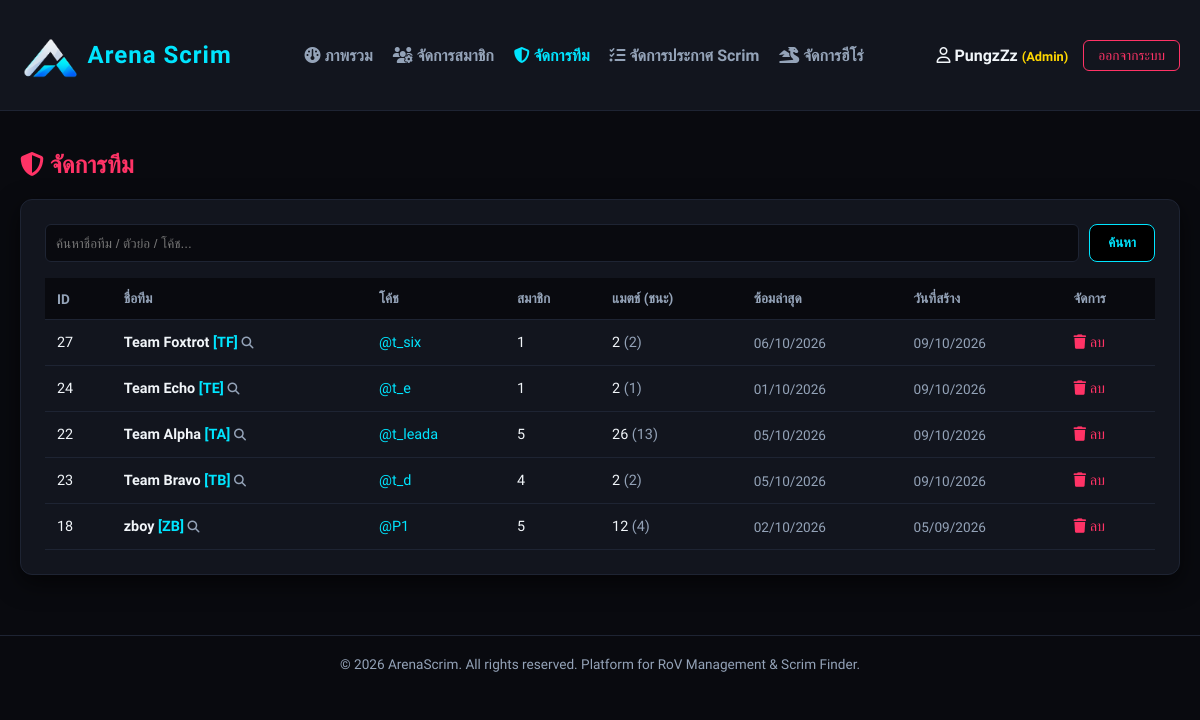
Page /ArenaScrim/ArenaScrim/admin/teams.php (signed in) on the committed database.
### tables this page shows
CREATE TABLE `teams` (
  `team_id` int(11) NOT NULL,
  `team_name` varchar(100) NOT NULL,
  `team_tag` varchar(10) NOT NULL,
  `leader_id` int(11) DEFAULT NULL COMMENT 'โค้ชของทีม (NULL = ไม่มีโค้ช)',
  `discord_link` varchar(255) DEFAULT NULL,
  `facebook_link` varchar(255) DEFAULT NULL,
  `line_id` varchar(100) DEFAULT NULL,
  `created_at` timestamp NOT NULL DEFAULT current_timestamp()
);

CREATE TABLE `users` (
  `user_id` int(11) NOT NULL,
  `username` varchar(50) NOT NULL,
  `email` varchar(100) NOT NULL,
  `password` varchar(255) NOT NULL,
  `display_name` varchar(100) NOT NULL,
  `role` enum('user','admin') DEFAULT 'user',
  `created_at` timestamp NOT NULL DEFAULT current_timestamp(),
  `nickname` varchar(100) DEFAULT NULL,
  `fullname` varchar(255) DEFAULT NULL,
  `open_id` varchar(255) DEFAULT NULL,
  `full_id` varchar(255) DEFAULT NULL
);

### ArenaScrim/ArenaScrim/admin/teams.php (the view, shortened to what this page needs)
<?php
require_once '../config/db.php';
$search = trim($_GET['q'] ?? '');
$params = [];
$where = '';
$stmt = $pdo->prepare("
    SELECT t.*, u.username AS leader_name,
           (SELECT COUNT(*) FROM team_members tm WHERE tm.team_id = t.team_id) AS member_count,
           (SELECT COUNT(*) FROM scrim_matches m WHERE m.team_id = t.team_id) AS match_count,
           (SELECT COUNT(*) FROM scrim_matches m WHERE m.team_id = t.team_id AND m.match_result = 'WIN') AS win_count,
           (SELECT MAX(m.match_date) FROM scrim_matches m WHERE m.team_id = t.team_id) AS last_match
    FROM teams t
    LEFT JOIN users u ON t.leader_id = u.user_id
    $where
    ORDER BY t.created_at DESC
");
$stmt->execute($params);
$teams = $stmt->fetchAll();
$input = "padding: 10px; background: #090A0F; border: 1px solid var(--border-color); color: #fff; border-radius: 6px;";
[$teams_page, $page, $pages] = paginate_rows($teams);
include '../includes/header.php';
?>
<div style="margin-top: 20px;">
    <h2 style="color: var(--neon-red); margin-bottom: 20px;"><i class="fa-solid fa-shield-halved"></i> จัดการทีม</h2>
    <div class="arena-card">
        <form method="GET" style="display: flex; gap: 10px; margin-bottom: 16px; flex-wrap: wrap;">
            <input type="text" name="q" value="<?= e($search) ?>" placeholder="ค้นหาชื่อทีม / ตัวย่อ / โค้ช..." style="flex: 1; min-width: 220px; <?= $input ?>">
            <button type="submit" class="btn-cyber" style="padding: 10px 18px;">ค้นหา</button>
        </form>
        <table class="admin-table">
            <thead>
                <tr>
                    <th>ID</th>
                    <th>ชื่อทีม</th>
                    <th>โค้ช</th>
                    <th>สมาชิก</th>
                    <th>แมตช์ (ชนะ)</th>
                    <th>ซ้อมล่าสุด</th>
                    <th>วันที่สร้าง</th>
                    <th>จัดการ</th>
                </tr>
            </thead>
            <tbody>
                <?php foreach ($teams_page as $t): ?>
                    <tr>
                        <td><?= (int)$t['team_id'] ?></td>
                        <td style="font-weight: 600;"><a href="team-detail.php?id=<?= (int)$t['team_id'] ?>" style="color: var(--text-main); text-decoration: none;"><?= e($t['team_name']) ?> <span style="color: var(--neon-cyan);">[<?= e($t['team_tag']) ?>]</span> <i class="fa-solid fa-magnifying-glass" style="font-size: 0.75rem; color: var(--text-muted);"></i></a></td>
                        <td style="color: var(--neon-cyan);">@<?= e($t['leader_name']) ?></td>
                        <td><?= (int)$t['member_count'] ?></td>
                        <td><?= (int)$t['match_count'] ?> <span style="color: var(--text-muted);">(<?= (int)$t['win_count'] ?>)</span></td>
                        <td style="color: var(--text-muted); font-size: 0.85rem;"><?= $t['last_match'] ? date('d/m/Y', strtotime($t['last_match'])) : '-' ?></td>
                        <td style="color: var(--text-muted); font-size: 0.85rem;"><?= date('d/m/Y', strtotime($t['created_at'])) ?></td>
                        <td>
                            <?= post_button('../actions/admin-process.php?action=delete_team', ['id' => (int)$t['team_id']],
                                '<i class="fa-solid fa-trash"></i> ลบ', 'color: var(--neon-red);',
                                "ยืนยันลบทีมนี้?\nสมาชิก ผลการซ้อม และประกาศ Scrim ของทีมจะถูกลบทั้งหมด") ?>
                        </td>
                    </tr>
                <?php endforeach; ?>
            </tbody>
        </table>
    </div>
</div>
<?php include '../includes/footer.php'; ?>

### ArenaScrim/ArenaScrim/config/functions.php (shortened to what this page needs)
<?php
function e($value)
{
    return htmlspecialchars((string)($value ?? ''), ENT_QUOTES, 'UTF-8');
}
function csrf_token()
{
    return $_SESSION['csrf'];
}
function csrf_field()
{
    return '<input type="hidden" name="csrf" value="' . csrf_token() . '">';
}
function post_button($action, array $fields, $label_html, $style = '', $confirm = '')
{
    $html = '<form method="POST" action="' . e($action) . '" style="display: inline; margin: 0;"'
        . ($confirm !== '' ? ' onsubmit="return confirm(' . e(json_encode($confirm, JSON_UNESCAPED_UNICODE)) . ');"' : '')
        . '>' . csrf_field();
    foreach ($fields as $name => $value) {
        $html .= '<input type="hidden" name="' . e($name) . '" value="' . e($value) . '">';
    }
    return $html . '<button type="submit" style="cursor: pointer; font: inherit; background: none; border: none; padding: 0; ' . $style . '">'
        . $label_html . '</button></form>';
}
function paginate_rows(array $rows)
{
    $pages = max(1, (int)ceil(count($rows) / PER_PAGE));
    $page = min($pages, max(1, (int)($_GET['page'] ?? 1)));
    return [array_slice($rows, ($page - 1) * PER_PAGE, PER_PAGE), $page, $pages];
}

### ArenaScrim/ArenaScrim/assets/css/main.css (style rules this page uses)
:root { --bg-dark: #090A0F; --card-bg: #12151E; --border-color: #1E2433; --text-main: #F1F5F9; --text-muted: #94A3B8; --neon-cyan: #00E5FF; --neon-gold: #FFD700; --neon-red: #FF3366; }
*, *::before, *::after { box-sizing: border-box; }
body { background-color: var(--bg-dark); color: var(--text-main); font-family: 'Prompt', sans-serif; margin: 0; padding: 0; }
.arena-card { background-color: var(--card-bg); border: 1px solid var(--border-color); border-radius: 12px; padding: 24px; box-shadow: 0 8px 24px rgba(0, 0, 0, 0.6); }
.btn-cyber { background-color: #000000; color: var(--neon-cyan); border: 1px solid var(--neon-cyan); padding: 10px 20px; border-radius: 8px; font-weight: 600; cursor: pointer; transition: all 0.3s ease; text-decoration: none; display: inline-block; }

### ArenaScrim/ArenaScrim/assets/css/admin.css (style rules this page uses)
.admin-table { width: 100%; border-collapse: collapse; margin-top: 15px; }
.admin-table th { background-color: #090A0F; color: var(--text-muted); text-align: left; padding: 12px; font-size: 0.85rem; border-bottom: 1px solid var(--border-color); }
.admin-table td { padding: 14px 12px; border-bottom: 1px solid var(--border-color); color: var(--text-main); font-size: 0.9rem; }

### rows in the picture
teams: team_id "27", team_name "Team Foxtrot", team_tag "TF", leader.username "t_six", member_count "1", match_count "2", win_count "2", last_match "06/10/2026", created_at "09/10/2026"
teams: team_id "24", team_name "Team Echo", team_tag "TE", leader.username "t_e", member_count "1", match_count "2", win_count "1", last_match "01/10/2026", created_at "09/10/2026"
teams: team_id "22", team_name "Team Alpha", team_tag "TA", leader.username "t_leada", member_count "5", match_count "26", win_count "13", last_match "05/10/2026", created_at "09/10/2026"
teams: team_id "23", team_name "Team Bravo", team_tag "TB", leader.username "t_d", member_count "4", match_count "2", win_count "2", last_match "05/10/2026", created_at "09/10/2026"
teams: team_id "18", team_name "zboy", team_tag "ZB", leader.username "P1", member_count "5", match_count "12", win_count "4", last_match "02/10/2026", created_at "05/09/2026"

### other values in the picture
$label "ภาพรวม"
$label "จัดการสมาชิก"
$label "จัดการทีม"
$label "จัดการประกาศ Scrim"
$label "จัดการฮีโร่"
$_SESSION['display_name'] "PungzZz"
